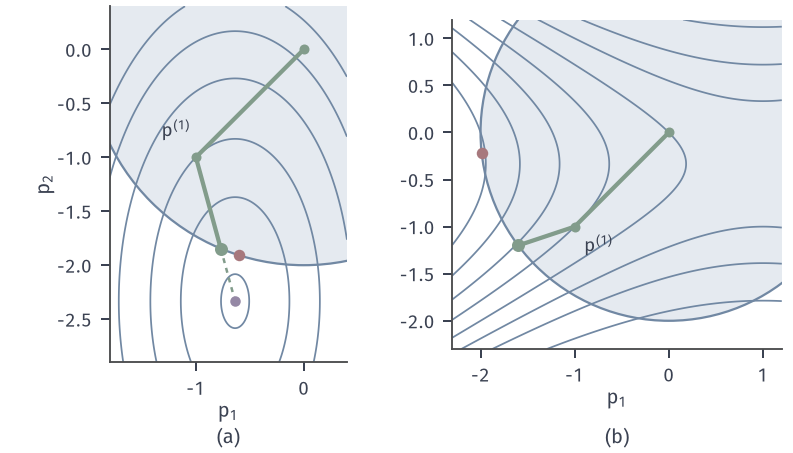

Here is the Python script that generated this plot:
from pathlib import Path
import sys
sys.path.insert(0, str(Path(__file__).resolve().parents[1]/"tr-common"))
from tr_core import *
HERE = Path(__file__).resolve().parent
# 截断共轭梯度的两次运行：(a) (2,2) 处边界停止；(b) 原点处负曲率停止。
fig, axs = figure(width_mm=112, height_mm=64, ncols=2)
ax = axs[0]; P1, P2 = np.meshgrid(np.linspace(-1.8, .4, 400), np.linspace(-2.9, .4, 400)); disk(ax, (0, 0), 2)
ax.contour(P1, P2, 7*P1 + 7*P2 + 5.5*P1**2 + 1.5*P2**2, levels=[-10.3, -9, -7, -4, -1, 2], colors=[BLUE], linewidths=.7)
p, why, pth, _ = tcg(A_G, A_B, 2.); pth = np.array(pth); pe = exact(A_G, A_B, 2.)[0]; pn = -np.linalg.solve(A_B, A_G)
ax.plot(pth[:, 0], pth[:, 1], color=GREEN, lw=1.7); ax.plot([pth[-1, 0], pn[0]], [pth[-1, 1], pn[1]], color=GREEN, lw=1, ls=(0, (2, 2)))
ax.plot(pth[:-1, 0], pth[:-1, 1], 'o', color=GREEN, ms=4, mew=0); ax.plot(*p, 'o', color=GREEN, ms=5.2, mew=0, zorder=7); ax.plot(*pe, 'o', color=RED, ms=4.6, mew=0, zorder=8); ax.plot(*pn, 'o', color=PURPLE, ms=4.2, mew=0)
ax.set_aspect('equal'); ax.set_xlim(-1.8, .4); ax.set_ylim(-2.9, .4); ax.set_xlabel('$p_1$', labelpad=1); ax.set_ylabel('$p_2$', labelpad=1)
ax.text(-1.05, -.85, '$p^{(1)}$', ha='right', va='bottom', fontsize=7.5)
ax = axs[1]; P1, P2 = np.meshgrid(np.linspace(-2.3, 1.2, 400), np.linspace(-2.3, 1.2, 400)); disk(ax, (0, 0), 2)
ax.contour(P1, P2, P1 + P2 - .5*P1**2 + 1.5*P2**2, levels=[-4, -3, -2, -1, 0, 1, 2, 3.5], colors=[BLUE], linewidths=.7)
p, why, pth, _ = tcg(O_G, O_B, 2.); pth = np.array(pth); pe = exact(O_G, O_B, 2.)[0]
ax.plot(pth[:, 0], pth[:, 1], color=GREEN, lw=1.7); ax.plot(pth[:-1, 0], pth[:-1, 1], 'o', color=GREEN, ms=4, mew=0); ax.plot(*p, 'o', color=GREEN, ms=5.2, mew=0, zorder=7); ax.plot(*pe, 'o', color=RED, ms=4.6, mew=0, zorder=8)
ax.set_aspect('equal'); ax.set_xlim(-2.3, 1.2); ax.set_ylim(-2.3, 1.2); ax.set_xlabel('$p_1$', labelpad=1)
ax.text(-.9, -1.08, '$p^{(1)}$', ha='left', va='top', fontsize=7.5)
panels(fig, .08, .985, .985, .2, .18); tags(fig, axs)
save(fig, HERE, 'figure', {'A': 'g=(7,7),B=diag(11,3),radius 2', 'O': 'g=(1,1),B=diag(-1,3),radius 2'})
